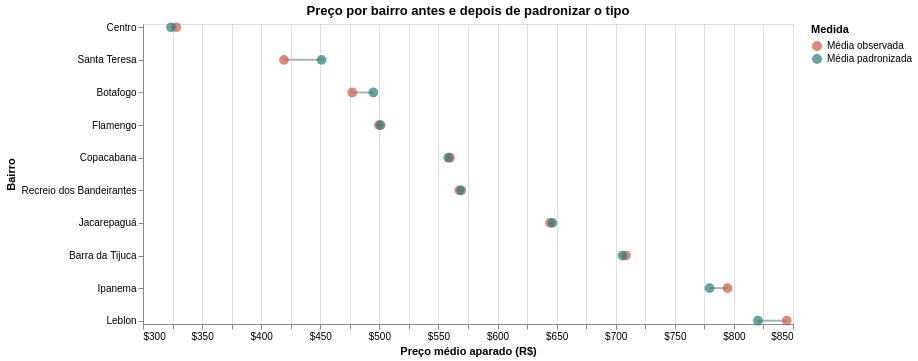

Source (notebook cell):
### Markdown cell above
### Gráfico 1 — Preço por bairro antes e depois de padronizar o tipo

**Justificativa do tipo:** O dumbbell mostra, para cada bairro, a média observada e a média padronizada, ligando os dois pontos. A distância entre eles evidencia quanto o preço muda ao aplicar a mesma composição de tipos a todos os bairros.

**Decisões de tratamento:** Excluí preços ausentes ou não positivos e limitei a análise ao p95 global (R$ 2.283). Considerei os dez bairros com mais anúncios e somente casas/apartamentos inteiros e quartos privados, pois são os únicos tipos com pelo menos 20 preços em cada bairro. A média observada usa a proporção local desses tipos; a padronizada usa pesos fixos comuns (85,5% e 14,5%, respectivamente). Uso médias para aplicar essa ponderação; o Gráfico 2 complementa com medianas por bairro e tipo. O eixo é marcado a cada R$25; os rótulos aparecem a cada R$50 para evitar sobreposição.

**Como interpretar as duas médias:** A média observada preserva a proporção local de casas/apartamentos e quartos privados em cada bairro. A média padronizada recalcula cada bairro com a mesma composição conjunta dos dez bairros: 85,5% casas/apartamentos e 14,5% quartos privados.

Por exemplo, Santa Teresa passa de R$ 419,27 observados para R$ 451,10 padronizados; em Leblon, passa de R$ 844,74 para R$ 820,32. A composição altera os níveis, mas não muda o ranking neste recorte; isso é uma comparação descritiva, não um efeito causal do bairro.

### Code cell
# Grafico 1: media observada versus media padronizada pela composicao de tipos
contagem_tipo_bairro = (
    df_preco.loc[df_preco['neighbourhood'].isin(bairros_top10)]
    .groupby(['neighbourhood', 'room_type'])['price']
    .size()
    .unstack(fill_value=0)
    .reindex(index=bairros_top10, fill_value=0)
)
# Mantém apenas tipos com suporte mínimo em todos os bairros.
tipos_comuns = [
    tipo for tipo in contagem_tipo_bairro.columns
    if contagem_tipo_bairro[tipo].ge(20).all()
]
if len(tipos_comuns) < 2:
    raise ValueError('Menos de dois tipos têm amostra suficiente em todos os bairros selecionados.')

# Usa preços válidos até o p95 e os mesmos tipos nos dez bairros.
dados_comparacao = df_preco.loc[
    df_preco['neighbourhood'].isin(bairros_top10)
    & df_preco['room_type'].isin(tipos_comuns)
].copy()
# Estes pesos comuns representam a composição conjunta dos dez bairros.
pesos_tipo = dados_comparacao['room_type'].value_counts(normalize=True).reindex(tipos_comuns)
medias_por_tipo = dados_comparacao.pivot_table(
    index='neighbourhood', columns='room_type', values='price', aggfunc='mean'
).reindex(index=bairros_top10)
# A média observada mantém a proporção local de cada tipo em cada bairro.
media_observada = dados_comparacao.groupby('neighbourhood')['price'].mean().reindex(bairros_top10)
# A padronizada aplica os mesmos pesos a todos os bairros.
media_padronizada = medias_por_tipo[tipos_comuns].mul(pesos_tipo, axis='columns').sum(axis=1)

comparacao_composicao = pd.DataFrame({
    'neighbourhood': bairros_top10,
    'media_observada': media_observada.to_numpy(),
    'media_padronizada': media_padronizada.to_numpy(),
    'anuncios_comparaveis': dados_comparacao.groupby('neighbourhood').size().reindex(bairros_top10).to_numpy()
})
ordem_bairros_preco = comparacao_composicao.sort_values('media_padronizada')['neighbourhood'].tolist()
comparacao_longa = comparacao_composicao.melt(
    id_vars=['neighbourhood', 'anuncios_comparaveis'],
    value_vars=['media_observada', 'media_padronizada'],
    var_name='medida', value_name='preco_medio'
)
comparacao_longa['medida'] = comparacao_longa['medida'].map({
    'media_observada': 'Média observada',
    'media_padronizada': 'Média padronizada'
})

# A escala mostra a faixa de R$300 a R$850, com divisões de R$25.
base_comparacao = alt.Chart(comparacao_longa).encode(
    x=alt.X(
        'preco_medio:Q', title='Preço médio aparado (R$)',
        scale=alt.Scale(domain=[300, 850]),
        axis=alt.Axis(format='$,.0f', values=list(range(300, 851, 25)), labelExpr="datum.value % 50 === 0 ? '$' + datum.value : ''")
    ),
    y=alt.Y(
        'neighbourhood:N', title='Bairro', sort=ordem_bairros_preco,
        scale=alt.Scale(padding=0.1)
    )
)
linhas_comparacao = base_comparacao.mark_line(color='#A9B3B1', strokeWidth=2).encode(
    detail='neighbourhood:N',
    order=alt.Order('medida:N', sort='ascending')
)
pontos_comparacao = base_comparacao.mark_point(filled=True, size=95).encode(
    color=alt.Color(
        'medida:N', title='Medida',
        scale=alt.Scale(
            domain=['Média observada', 'Média padronizada'],
            range=['#CC5A45', '#287C78']
        )
    ),
    tooltip=[
        alt.Tooltip('neighbourhood:N', title='Bairro'),
        alt.Tooltip('medida:N', title='Medida'),
        alt.Tooltip('preco_medio:Q', title='Preço médio (R$)', format=',.2f'),
        alt.Tooltip('anuncios_comparaveis:Q', title='Anúncios comparáveis', format=',')
    ]
)
grafico1 = (
    (linhas_comparacao + pontos_comparacao)
    .properties(
        title='Preço por bairro antes e depois de padronizar o tipo',
        width=650, height=300
    )
)
grafico1

### Figure 1 — Vega-Lite specification as saved in the notebook (floating-point values rounded to 4 significant figures)
{"config": {"view": {"continuousWidth": 300, "continuousHeight": 300}}, "layer": [{"mark": {"type": "line", "color": "#A9B3B1", "strokeWidth": 2}, "encoding": {"detail": {"field": "neighbourhood", "type": "nominal"}, "order": {"field": "medida", "sort": "ascending", "type": "nominal"}, "x": {"axis": {"format": "$,.0f", "labelExpr": "datum.value % 50 === 0 ? '$' + datum.value : ''", "values": [300, 325, 350, 375, 400, 425, 450, 475, 500, 525, 550, 575, 600, 625, 650, 675, 700, 725, 750, 775, 800, 825, 850]}, "field": "preco_medio", "scale": {"domain": [300, 850]}, "title": "Preço médio aparado (R$)", "type": "quantitative"}, "y": {"field": "neighbourhood", "scale": {"padding": 0.1}, "sort": ["Centro", "Santa Teresa", "Botafogo", "Flamengo", "Copacabana", "Recreio dos Bandeirantes", "Jacarepaguá", "Barra da Tijuca", "Ipanema", "Leblon"], "title": "Bairro", "type": "nominal"}}}, {"mark": {"type": "point", "filled": true, "size": 95}, "encoding": {"color": {"field": "medida", "scale": {"domain": ["Média observada", "Média padronizada"], "range": ["#CC5A45", "#287C78"]}, "title": "Medida", "type": "nominal"}, "tooltip": [{"field": "neighbourhood", "title": "Bairro", "type": "nominal"}, {"field": "medida", "title": "Medida", "type": "nominal"}, {"field": "preco_medio", "format": ",.2f", "title": "Preço médio (R$)", "type": "quantitative"}, {"field": "anuncios_comparaveis", "format": ",", "title": "Anúncios comparáveis", "type": "quantitative"}], "x": {"axis": {"format": "$,.0f", "labelExpr": "datum.value % 50 === 0 ? '$' + datum.value : ''", "values": [300, 325, 350, 375, 400, 425, 450, 475, 500, 525, 550, 575, 600, 625, 650, 675, 700, 725, 750, 775, 800, 825, 850]}, "field": "preco_medio", "scale": {"domain": [300, 850]}, "title": "Preço médio aparado (R$)", "type": "quantitative"}, "y": {"field": "neighbourhood", "scale": {"padding": 0.1}, "sort": ["Centro", "Santa Teresa", "Botafogo", "Flamengo", "Copacabana", "Recreio dos Bandeirantes", "Jacarepaguá", "Barra da Tijuca", "Ipanema", "Leblon"], "title": "Bairro", "type": "nominal"}}}], "data": {"name": "data-07a15bcea0853b45acd1165edc35d883"}, "height": 300, "title": "Preço por bairro antes e depois de padronizar o tipo", "width": 650, "$schema": "https://vega.github.io/schema/vega-lite/v6.4.1.json", "datasets": {"data-07a15bcea0853b45acd1165edc35d883": [{"neighbourhood": "Copacabana", "anuncios_comparaveis": 13162, "medida": "Média observada", "preco_medio": 559.8}, {"neighbourhood": "Ipanema", "anuncios_comparaveis": 3305, "medida": "Média observada", "preco_medio": 794.7}, {"neighbourhood": "Barra da Tijuca", "anuncios_comparaveis": 3052, "medida": "Média observada", "preco_medio": 708.7}, {"neighbourhood": "Centro", "anuncios_comparaveis": 2996, "medida": "Média observada", "preco_medio": 328.2}, {"neighbourhood": "Recreio dos Bandeirantes", "anuncios_comparaveis": 2178, "medida": "Média observada", "preco_medio": 567.7}, {"neighbourhood": "Botafogo", "anuncios_comparaveis": 1793, "medida": "Média observada", "preco_medio": 477.0}, {"neighbourhood": "Leblon", "anuncios_comparaveis": 1633, "medida": "Média observada", "preco_medio": 844.7}, {"neighbourhood": "Jacarepaguá", "anuncios_comparaveis": 1685, "medida": "Média observada", "preco_medio": 644.4}, {"neighbourhood": "Santa Teresa", "anuncios_comparaveis": 1516, "medida": "Média observada", "preco_medio": 419.3}, {"neighbourhood": "Flamengo", "anuncios_comparaveis": 913, "medida": "Média observada", "preco_medio": 499.6}, {"neighbourhood": "Copacabana", "anuncios_comparaveis": 13162, "medida": "Média padronizada", "preco_medio": 558.3}, {"neighbourhood": "Ipanema", "anuncios_comparaveis": 3305, "medida": "Média padronizada", "preco_medio": 779.4}, {"neighbourhood": "Barra da Tijuca", "anuncios_comparaveis": 3052, "medida": "Média padronizada", "preco_medio": 705.7}, {"neighbourhood": "Centro", "anuncios_comparaveis": 2996, "medida": "Média padronizada", "preco_medio": 323.7}, {"neighbourhood": "Recreio dos Bandeirantes", "anuncios_comparaveis": 2178, "medida": "Média padronizada", "preco_medio": 569.2}, {"neighbourhood": "Botafogo", "anuncios_comparaveis": 1793, "medida": "Média padronizada", "preco_medio": 494.9}, {"neighbourhood": "Leblon", "anuncios_comparaveis": 1633, "medida": "Média padronizada", "preco_medio": 820.3}, {"neighbourhood": "Jacarepaguá", "anuncios_comparaveis": 1685, "medida": "Média padronizada", "preco_medio": 646.4}, {"neighbourhood": "Santa Teresa", "anuncios_comparaveis": 1516, "medida": "Média padronizada", "preco_medio": 451.1}, {"neighbourhood": "Flamengo", "anuncios_comparaveis": 913, "medida": "Média padronizada", "preco_medio": 501.1}]}}
